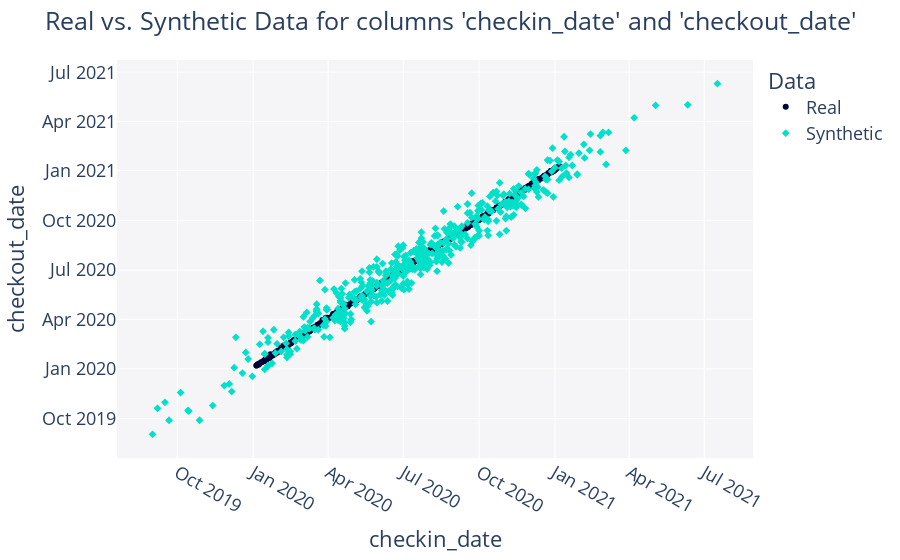

This figure's notebook cell:
### Code cell
from sdv.evaluation.single_table import get_column_pair_plot

fig = get_column_pair_plot(
    real_data=real_data,
    synthetic_data=synthetic_data,
    column_names=['checkin_date', 'checkout_date'],
    metadata=metadata
)

fig.show()

### Figure 1 — Plotly figure (JSON) as saved in the notebook; plotly's stock layout.template omitted (floating-point values rounded to 4 significant figures; data arrays with more than 128 entries replaced by an {"elided": "..."} marker saying what was removed)
{"data": [{"hovertemplate": "Data=Real<br>checkin_date=%{x}<br>checkout_date=%{y}<extra></extra>", "legendgroup": "Real", "marker": {"color": "#000036", "symbol": "circle"}, "mode": "markers", "name": "Real", "orientation": "v", "showlegend": true, "type": "scatter", "x": {"elided": "500 str values"}, "xaxis": "x", "y": {"elided": "500 str values"}, "yaxis": "y"}, {"hovertemplate": "Data=Synthetic<br>checkin_date=%{x}<br>checkout_date=%{y}<extra></extra>", "legendgroup": "Synthetic", "marker": {"color": "#01E0C9", "symbol": "diamond"}, "mode": "markers", "name": "Synthetic", "orientation": "v", "showlegend": true, "type": "scatter", "x": {"elided": "500 str values"}, "xaxis": "x", "y": {"elided": "500 str values"}, "yaxis": "y"}], "layout": {"font": {"size": 18}, "legend": {"title": {"text": "Data"}, "tracegroupgap": 0}, "margin": {"t": 60}, "plot_bgcolor": "#F5F5F8", "title": {"text": "Real vs. Synthetic Data for columns 'checkin_date' and 'checkout_date'"}, "xaxis": {"anchor": "y", "domain": [0, 1], "title": {"text": "checkin_date"}}, "yaxis": {"anchor": "x", "domain": [0, 1], "title": {"text": "checkout_date"}}}}
